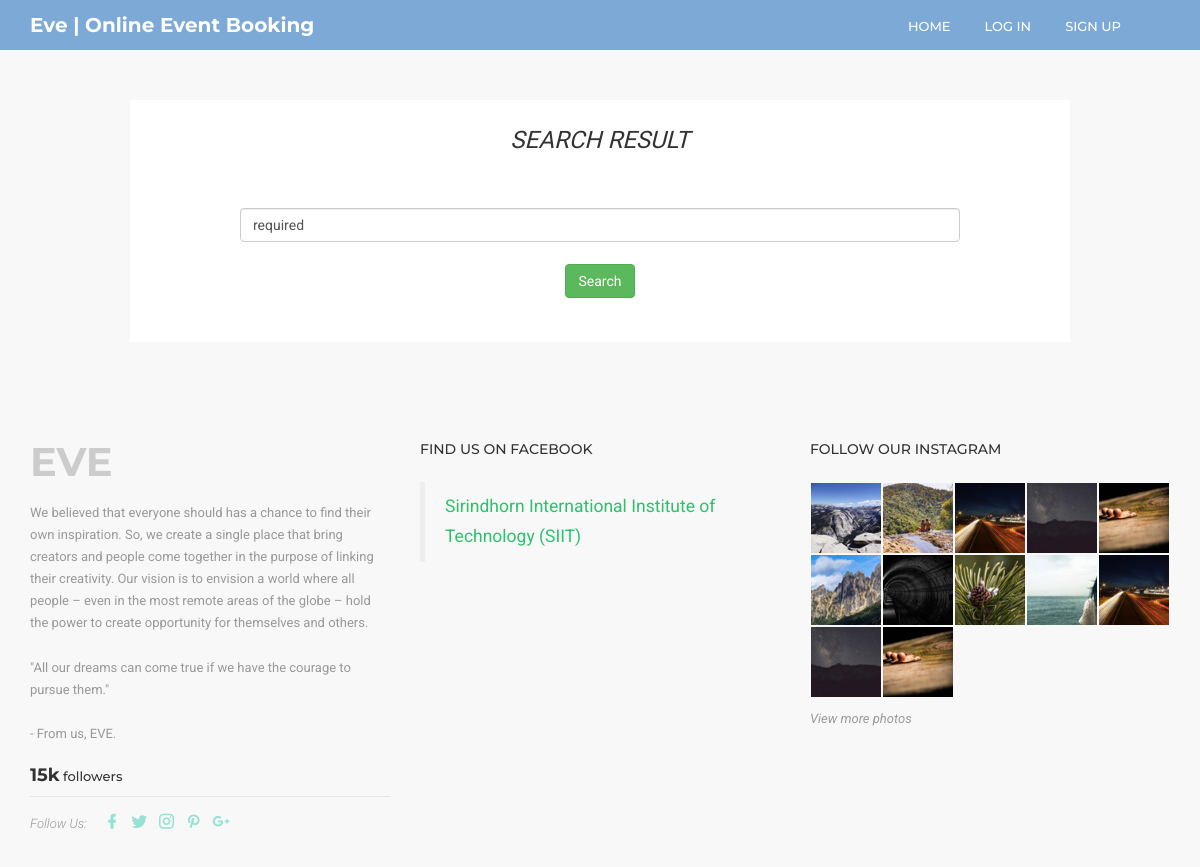
The app's page /search_login.php, older data.
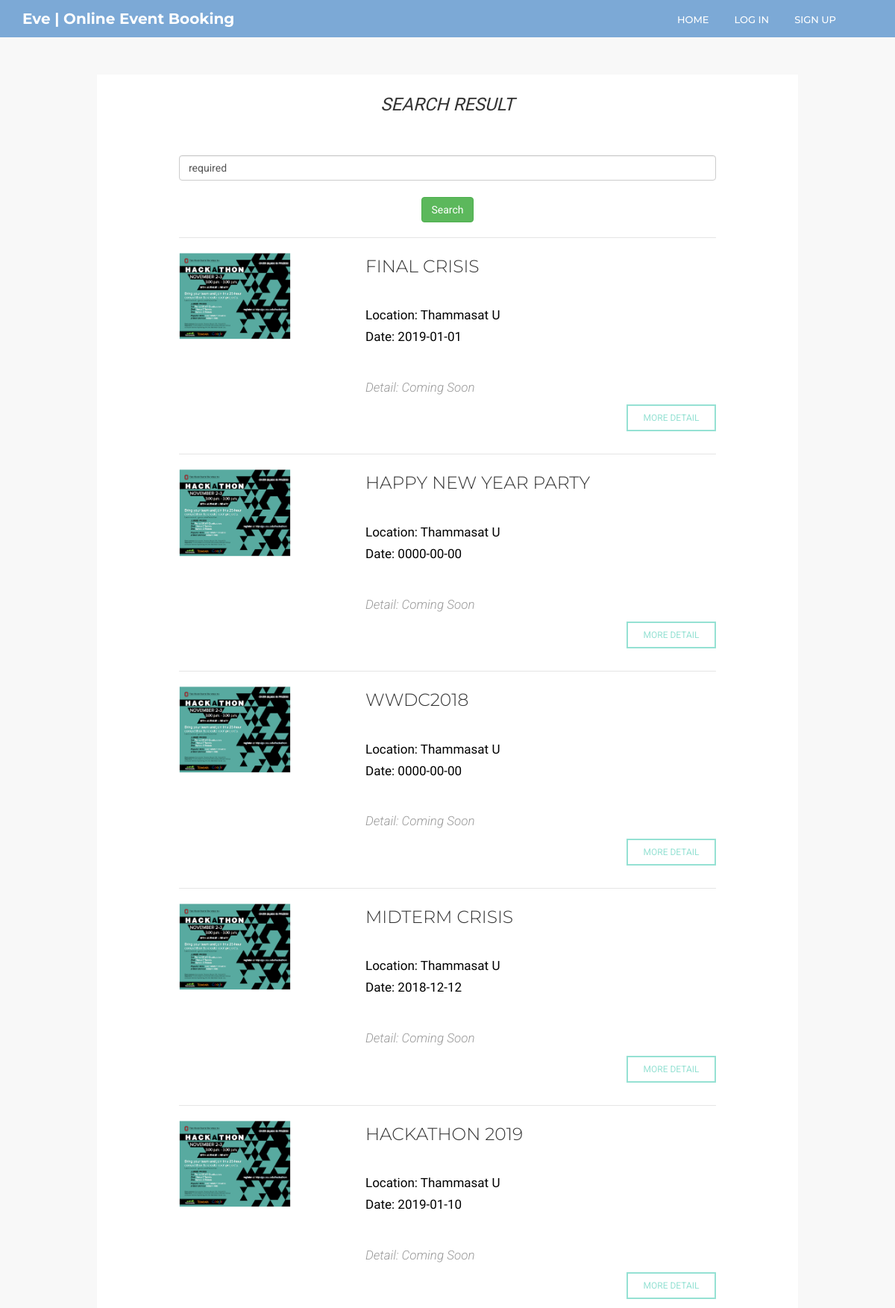
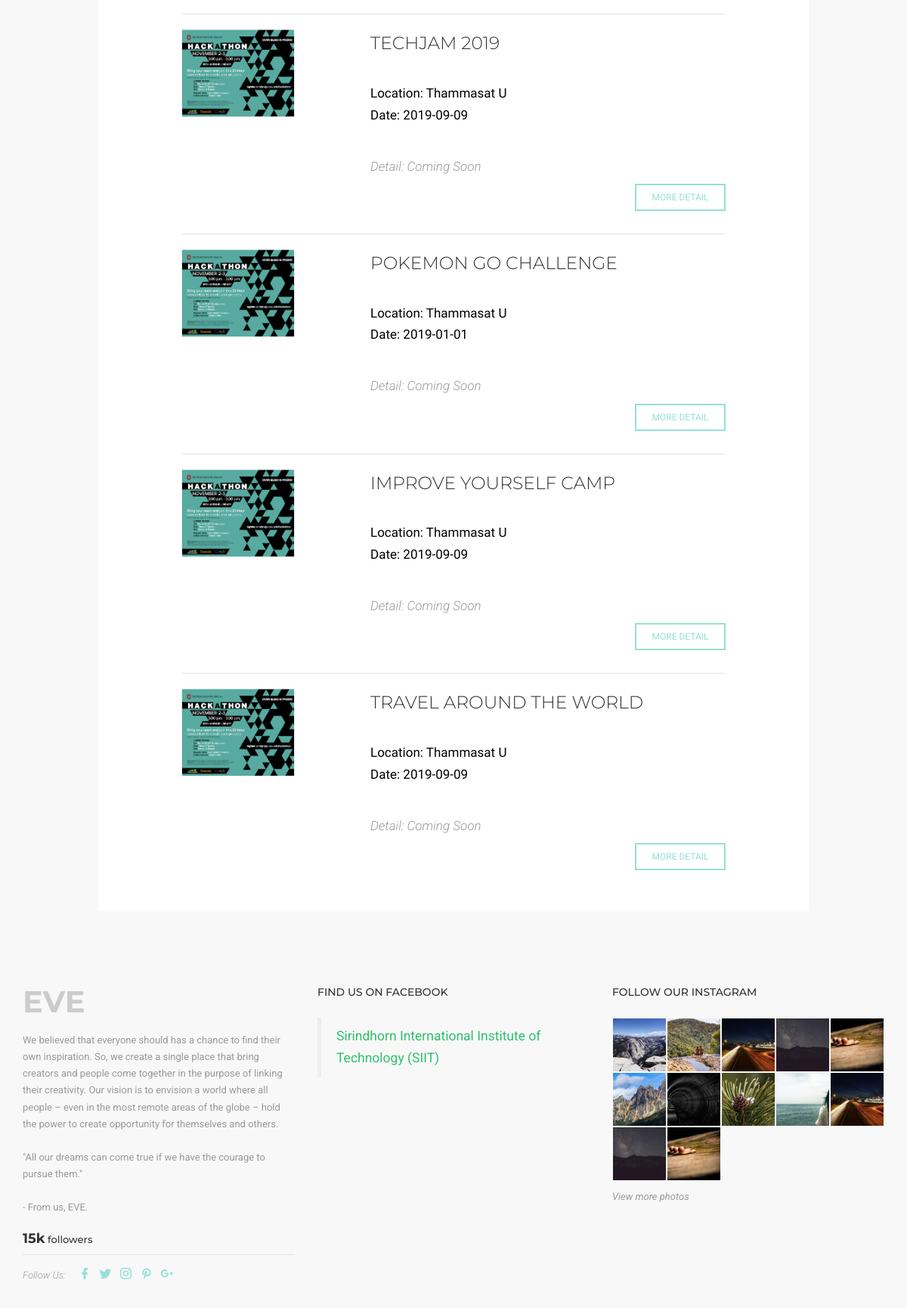
The same page, newer data (2 pictures, top to bottom).
### tables this page shows
CREATE TABLE `event` (
  `event_ID` int(15) NOT NULL,
  `event_name` varchar(250) NOT NULL,
  `event_organizerID` int(15) NOT NULL,
  `event_typeID` int(15) NOT NULL DEFAULT '0',
  `event_location` text NOT NULL,
  `event_dateStart` date NOT NULL,
  `event_dateEnd` date NOT NULL,
  `event_timeStart` time NOT NULL,
  `event_timeEnd` time NOT NULL,
  `event_iconPicture` varchar(1000) DEFAULT 'images/poster/noImage.jpg',
  `event_posterPicture` text,
  `event_detail` longtext NOT NULL,
  `event_createTimeStamp` datetime NOT NULL DEFAULT CURRENT_TIMESTAMP,
  `event_approveStatus` tinyint(1) DEFAULT NULL,
  `event_disapproveMessage` varchar(250) NOT NULL
);

### search_login.php (the view, shortened to what this page needs)
<?php
require_once('helper.php');
require_once('connect.php');
$keyword = $_GET['keyword'];
?>
<!DOCTYPE html>
<html lang="en">
<head>
    <link rel="stylesheet" type="text/css" href="css/bootstrap.min.css"/>
    <link rel="stylesheet" type="text/css" href="css/materialdesignicons.min.css"/>
    <link rel="stylesheet" type="text/css" href="css/jquery.mCustomScrollbar.min.css"/>
    <link rel="stylesheet" type="text/css" href="css/prettyPhoto.css"/>
    <link rel="stylesheet" type="text/css" href="css/unslider.css"/>
    <link rel="stylesheet" type="text/css" href="css/template.css"/>
</head>
<body data-target="#nino-navbar" data-spy="scroll">
<header id="nino-header2">
    <?php header_zone(); ?>
</header>
<section id="nino-brand">
    <div class="verticalCenter fw">
        <div class="container">
            <div class="detail">
                <div class="box">
                    <br>
                    <h4 class="topic5">Search Result</h4>
                    <br><br>
                    <form action="search_login.php">
                        <div class="box2">
                            <div>
                                <input name="keyword" type="text" class="form-control"
                                       value=<?php echo $keyword; ?> required>
                                <br>
                                <span><button class="btn btn-success" type="submit">Search</button></span>
                            </div>
                    </form>
                </div>
                <?php
                $qfind = "SELECT * FROM event, eventType
                              WHERE event_approveStatus='1'
                              AND event_dateEnd >= CURRENT_DATE
                              AND event_TypeID=eventType_ID
                              AND (event_name LIKE '%" . $keyword . "%' OR eventType_name LIKE '%" . $keyword . "%' OR event_Location LIKE '%" . $keyword . "%' OR event_detail LIKE '%" . $keyword . "%')
                              ORDER BY event_dateEnd ASC";
                $result = $mysqli->query($qfind);
                if (!$result) {
                    echo "Select failed. Error: " . $mysqli->error;
                } else {
                    while ($row = $result->fetch_array()) {
                        ?>
                        <div class="box4">
                            <hr>
                            <div class="row">
                                <div class="col-md-4">
                                    <img src=<?php echo $row['event_iconPicture']; ?> width="150">
                                </div>
                                <div class="col-md-8">
                                    <h2><?php echo $row['event_name']; ?></h2>
                                    <p class="quotet1">
                                        <br>Location: <?php echo $row['event_location']; ?>
                                        <br>Date: <?php echo $row['event_dateStart']; ?>
                                    </p>
                                    <p class="date1">
                                        <br>Detail: <?php echo $row['event_detail']; ?>
                                    </p><br>
                                    <br><br>
                                    <a href="event_seeDetail.php?eventID=<?php echo $row['event_ID']; ?>&&compareMode=off" class="nino-btnb">More Detail</a>
                                </div>
                            </div>
                        </div>
                        <?php
                    }
                }
                ?>
            </div>
            <br><br>
        </div>
    </div>
</section>
<footer id="footer">
    <div class="container">
        <div class="row">
            <div class="col-md-4">
                <div class="colInfo">
                    <div class="footerLogo">
                        <a href="#">EVE</a>
                    </div>
                    <p>
                        We believed that everyone should has a chance to find their own inspiration. So, we create a
                        single place that bring creators and people come together in the purpose of linking their
                        creativity.
                        Our vision is to envision a world where all people – even in the most remote areas of the globe
                        – hold the power to create opportunity for themselves and others.
                        <br><br>"All our dreams can come true if we have the courage to pursue them."
                        <br><br> - From us, EVE.
                    </p>
                    <div class="nino-followUs">
                        <div class="totalFollow"><span>15k</span> followers</div>
                        <div class="socialNetwork">
                            <span class="text">Follow Us: </span>
                            <a href="" class="nino-icon"><i class="mdi mdi-facebook"></i></a>
                            <a href="" class="nino-icon"><i class="mdi mdi-twitter"></i></a>
                            <a href="" class="nino-icon"><i class="mdi mdi-instagram"></i></a>
                            <a href="" class="nino-icon"><i class="mdi mdi-pinterest"></i></a>
                            <a href="" class="nino-icon"><i class="mdi mdi-google-plus"></i></a>
                        </div>
                    </div>
                </div>
            </div>
            <div class="col-md-4 col-sm-6">
                <div class="colInfo">
                    <h3 class="nino-colHeading">Find us on Facebook</h3>
                    <div class="fb-page" data-href="https://www.facebook.com/siittu/" data-tabs="timeline"
                         data-height="400" data-small-header="false" data-adapt-container-width="true"
                         data-hide-cover="false" data-show-facepile="true">
                        <blockquote cite="https://www.facebook.com/siittu/" class="fb-xfbml-parse-ignore"><a
                                    href="https://www.facebook.com/siittu/">Sirindhorn International Institute of
                                Technology (SIIT)</a></blockquote>
                    </div>
                </div>
            </div>
            <div class="col-md-4 col-sm-6">
                <div class="colInfo">
                    <h3 class="nino-colHeading">Follow our instagram</h3>
                    <div class="instagramImages clearfix">
                        <a href="#"><img src="images/instagram/img-1.jpg" alt=""></a>
                        <a href="#"><img src="images/instagram/img-2.jpg" alt=""></a>
                        <a href="#"><img src="images/instagram/img-3.jpg" alt=""></a>
                        <a href="#"><img src="images/instagram/img-4.jpg" alt=""></a>
                        <a href="#"><img src="images/instagram/img-5.jpg" alt=""></a>
                        <a href="#"><img src="images/instagram/img-6.jpg" alt=""></a>
                        <a href="#"><img src="images/instagram/img-7.jpg" alt=""></a>
                        <a href="#"><img src="images/instagram/img-8.jpg" alt=""></a>
                        <a href="#"><img src="images/instagram/img-9.jpg" alt=""></a>
                        <a href="#"><img src="images/instagram/img-3.jpg" alt=""></a>
                        <a href="#"><img src="images/instagram/img-4.jpg" alt=""></a>
                        <a href="#"><img src="images/instagram/img-5.jpg" alt=""></a>
                    </div>
                    <a href="#" class="morePhoto">View more photos</a>
                </div>
            </div>
        </div>
    </div>
</footer>
</body>
</html>

### helper.php (shortened to what this page needs)
<?php
function print_menus(){
    if(isset($_SESSION['current_ID'])){
        if($_SESSION['current_type']=="Customer") {
            if ($_SESSION['current_customer_status']==0){
                echo '<a href="homepage.php">Home</a>';
                echo '<a href="customer_index.php">My Account</a>';
                echo '<a href="logout.php">Log Out</a>';
            }else{
                echo '<a href="homepage.php">Home</a>';
                echo '<a href="customer_index.php">My Tickets</a>';
                echo '<a href="customer_payment.php">Payments history</a>';
                echo '<a href="logout.php">Log Out</a>';
            }
        }elseif ($_SESSION['current_type']=="Organizer"){
            if ($_SESSION['current_organizer_status']==0){
                echo '<a href="organizer_index.php">My Account</a>';
                echo '<a href="logout.php">Log Out</a>';
            }else{
                echo '<a href="organizer_createEvent.php">Create Event</a>';
                echo '<a href="organizer_index.php">My Events</a>';
                echo '<a href="org_index_stat.php">Statistic</a>';
                echo '<a href="logout.php">Log Out</a>';
            }
        }elseif ($_SESSION['current_type']=="Admin"){
            echo '<a href="admin_index.php">Admin System</a>';
            echo '<a href="createinbox.php">Notification</a>';
            echo '<a href="logout.php">Log Out</a>';
        }
    }else{
        echo '<a href="homepage.php">Home</a>';
        echo '<a href="login.php">Log In</a>';
        echo '<a href="signup.php">Sign Up</a>';
    }
}
?>
<?php
function header_zone(){
 ?>
    <div id="nino-header2Inner">
        <nav id="nino-navbar" class="navbar navbar-default" role="navigation">
            <div class="container">
                <div class="navbar-header">
                    <a class="navbar-brand" href="homepage.php">Eve | Online Event Booking</a>
                </div>
                <div class="nino-menuItem pull-right">
                    <div class="collapse navbar-collapse pull-left" id="nino-navbar-collapse">
                        <ul class="nav navbar-nav">
                            <?php print_menus(); ?>
                        </ul>
                    </div>
                </div>
            </div>
        </nav>
    </div>
 <?php
}
?>

### css/template.css (style rules this page uses)
html, body { line-height: 1.7; margin: 0; padding: 0; }
body { color: #999; font-size: 13px; font-weight: 400; overflow-x: hidden; position: relative; font-family: 'Roboto', sans-serif; }
article,aside,details,figcaption,figure,footer,header,hgroup,menu,nav,section,main { display: block; }
hr { border-left: none; border-right: none; border-top: 1px solid #E5E5E5; color: #F4F4F4; margin: 20px 0; padding: 0; }
a { text-decoration: none; outline: none; color: #2ec06c; -webkit-transition: all .3s ease-in-out; -moz-transition: all .3s ease-in-out; -o-transition: all .3s ease-in-out; -ms-transition: all .3s ease-in-out; transition: all .3s ease-in-out; }
a img { border: none; }
h1, h2, h3, h4, h5, h6 { margin: 5px 0 10px; color: #333; text-transform: uppercase; font-family: 'Montserrat', sans-serif; }
h1, h2 { font-weight: 300; }
h2 { font-size: 1.8em; }
h3 { font-size: 22px; }
h4 { font-size: 18px; }
ul, ul li, ol, ol li, p, form, input { margin: 0; padding: 0; }
p { margin-bottom: 10px; }
ul, ul li { list-style: none; }
img { border: none; max-width: 100%; }
.container { position: relative; }
.fw { flex-wrap: wrap; }
.verticalCenter { -ms-flex-align: center; -webkit-align-items: center; -webkit-box-align: center; align-items: center; }
.box { align-items: center; background-color: #fff; padding-left: 20px; padding-right: 20px; }
.box2 { align-items: center; background-color: #fff; padding-left: 10%; padding-right: 10%; text-align: center; }
.box4 { background-color: #fff; padding-left: 10%; padding-right: 10%; padding-bottom: 10px; text-align: left; }
.detail { align-items: center; background-color: #fff; width: calc(100%-100px); margin-right: 100px; margin-left: 100px; }
.detail .date1 { font-size: 17px; font-weight: 300; font-style: italic; text-align: left; float: left; }
.detail .quotet1 { font-size: 17px; font-weight: 300; margin-bottom: 10px; text-align: left; font-family: 'Prompt', sans-serif; color: #000; }
.detail .topic5 { font-size: 24px; font-weight: 300; font-style: italic; margin-bottom: 10px; text-align: center; font-family: 'Prompt', sans-serif; }
.nino-btnb { display: inline-block; color: #95e1d3; text-transform: uppercase; padding: 10px 20px; text-align: center; border: 2px solid #95e1d3; font-size: 12px; line-height: 100%; width: 120px; float: right ; background-color: #fff; }
#nino-header2 { position: relative; font-family: 'Montserrat', sans-serif; }
#nino-header2:after { content: ""; position: absolute; left: 0; top: 0; width: 100%; height: 100%; background: rgba(110,160,210,0.9); }
#nino-header2Inner { position: relative; z-index: 5; }
#nino-navbar { background: none; border: none; border-radius: 0; }
#nino-navbar .navbar-brand { color: #fff; font-weight: 700; font-size: 20px; }
#nino-navbar .navbar-nav > a, #nino-navbar .navbar-nav { color: #fff; font-weight: 500; text-transform: uppercase; border-bottom: 3px solid transparent; padding: 15px 5px 5px; margin: 0 12px; }
#nino-navbar .nino-menuItem { float: right; }
section { padding: 80px 0; }
#nino-brand { padding: 50px 0; background: #f8f8f8; text-align: center; }
#nino-brand a { display: block; }
footer { padding-top: 50px; background: #f8f8f8; }
footer .nino-colHeading { margin: 0 0 25px; font-size: 14px; }
footer .colInfo { margin-bottom: 30px; }
footer .footerLogo a { color: #ccc; font-size: 40px; font-family: 'Montserrat', sans-serif; font-weight: 700; display: inline-block; margin-bottom: 20px; line-height: 100%; }
footer .nino-followUs { margin: 25px 0; }
footer .nino-followUs .totalFollow { color: #333; font-weight: 500; font-family: 'Montserrat', sans-serif; border-bottom: 1px solid #e5e5e5; padding-bottom: 5px; margin-bottom: 10px; }
footer .nino-followUs .totalFollow span { font-size: 18px; font-weight: 700; }
footer .nino-followUs .socialNetwork .text { font-style: italic; font-weight: 300; display: inline-block; margin-right: 10px; }
footer .nino-followUs .socialNetwork .nino-icon { display: inline-block; margin: 0 3px; font-size: 18px; color: #95e1d3; }
footer .instagramImages a { float: left; width: 82px; margin: 1px; }
footer .morePhoto { color: #999; font-style: italic; margin-top: 10px; display: inline-block; }
@media (max-width: 1200px) { footer .nino-followUs { margin: 15px 0; } }
@media (max-width: 1200px) { footer .instagramImages a { width: 70px; } }

Row changes from the older to the newer data that the page shows:
added event: event_iconPicture (picture), event_name "FINAL CRISIS", event_location "Thammasat U", event_dateStart "2019-01-01", event_detail "Coming Soon"
added event: event_iconPicture (picture), event_name "HAPPY NEW YEAR PARTY", event_location "Thammasat U", event_dateStart "0000-00-00", event_detail "Coming Soon"
added event: event_iconPicture (picture), event_name "WWDC2018", event_location "Thammasat U", event_dateStart "0000-00-00", event_detail "Coming Soon"
added event: event_iconPicture (picture), event_name "MIDTERM CRISIS", event_location "Thammasat U", event_dateStart "2018-12-12", event_detail "Coming Soon"
added event: event_iconPicture (picture), event_name "HACKATHON 2019", event_location "Thammasat U", event_dateStart "2019-01-10", event_detail "Coming Soon"
added event: event_iconPicture (picture), event_name "TECHJAM 2019", event_location "Thammasat U", event_dateStart "2019-09-09", event_detail "Coming Soon"
added event: event_iconPicture (picture), event_name "POKEMON GO CHALLENGE", event_location "Thammasat U", event_dateStart "2019-01-01", event_detail "Coming Soon"
added event: event_iconPicture (picture), event_name "IMPROVE YOURSELF CAMP", event_location "Thammasat U", event_dateStart "2019-09-09", event_detail "Coming Soon"
added event: event_iconPicture (picture), event_name "TRAVEL AROUND THE WORLD", event_location "Thammasat U", event_dateStart "2019-09-09", event_detail "Coming Soon"
